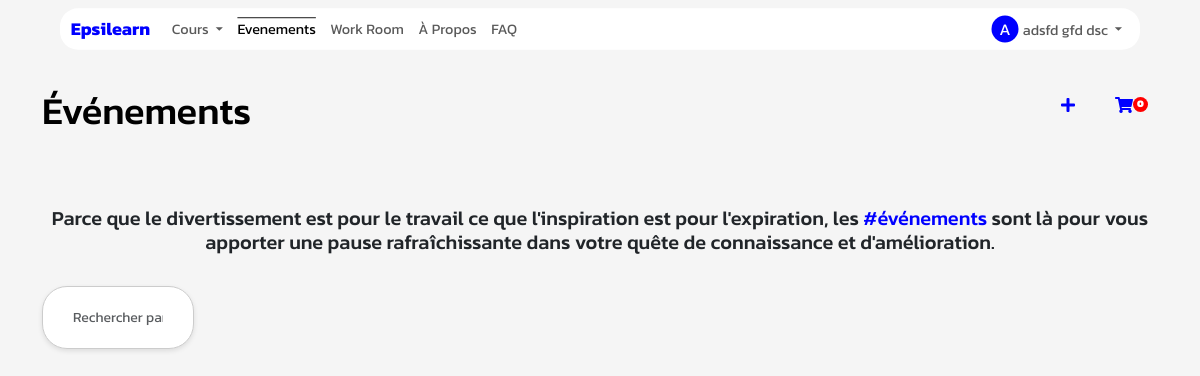
The page /evenement (signed in) on the database its author committed.
### App/Models/models.py (models this page shows, shortened)
class User(db.Model):
    id = db.Column(db.Integer, primary_key=True)
    nom = db.Column(db.String(50))
    prenom = db.Column(db.String(50))
    nationalite = db.Column(db.String(50))
    mail = db.Column(db.String(50))
    code = db.Column(db.String(50))
    pseudo=db.Column(db.String(200))
    date_naiss=db.Column(db.DateTime)
    ter = db.Column(db.String(50),default="non")
    age=db.Column(db.Integer)
    confirmer = db.Column(db.String(50),default="non")
    mdp=db.Column(db.String(50))
    photo=db.Column(db.String(50),default="static/Profil/unknown.jpg")
    password_reset_token = db.Column(db.String(100))
    password_reset_expiration = db.Column(db.DateTime)
    role=db.Column(db.String(200))
    etudiant= db.relationship('Etudiant', backref='acces_etudiant', foreign_keys='Etudiant.id_user_e')
    prof= db.relationship('Prof', backref='acces_prof', foreign_keys='Prof.id_user_p')
    autre= db.relationship('Autre', backref='acces_autre', foreign_keys='Autre.id_user_a')

### App/Event/routes_event.py (the view)
@EventBp.route('/evenement')
def evenement():
    supprimer_evenements_expirees()
    user_id = session.get('userid')
    nombre_de_participations = db.session.query(func.count(Participation.id)).filter_by(id_participant=user_id).scalar()
    return render_template('evenement.html',ne=nombre_de_participations)

### App/Controllers/fonction.py (called while the page is built, shortened)
def notif(user_type):
    user_id=session.get("userid")
    user=User.query.filter_by(id=user_id).first()
    if user_type=='professeur':
        nd= Demande.query.filter(Demande.aj_p == "nouvelle",Demande.statut_demande=="enattente", Demande.id_prof ==user.id).count()
        np= Demande.query.filter(or_(Demande.statut_demande == "accepte", Demande.statut_demande == "report_accepte"),Demande.aj_p=="modif", Demande.id_prof == user.id).count()
    else:
        nd=""
        np=""
    return np,nd

def supprimer_evenements_expirees():
    maintenant = datetime.utcnow()
    evenements_expirees = Evenement.query.filter(Evenement.date < maintenant - timedelta(hours=2)).all()
    for evenement in evenements_expirees:
        db.session.delete(evenement)
        db.session.commit()

def get_current_user():
    _current_user=None
    if session.get("userid"):
        user=User.query.get(session.get("userid"))
        if user:
            _current_user=user
    return _current_user

def nombre_np():
    if session.get('role') in ["etudiant","professeur"]:
        np,_=notif(session.get("role"))
        nombre= np_nombre(us=np)
    else:
        nombre= np_nombre(us=0)
    return nombre

def nombre_nd():
    if session.get('role') in ["etudiant","professeur"]:
        _,nd=notif(session.get("role"))
        nombre= nd_nombre(us=nd)
    else:
        nd=0
        nombre= nd_nombre(us=nd)
    return nombre

### App/Main/routes_home.py (called while the page is built)
@MainBp.app_context_processor
def inject_param():
    return dict(current_user=current_user,np=np,nd=nd,n_stud=n_stud,user_type=session.get("role"))

### app.py (called while the page is built)
@app.after_request
def set_secure_headers(response):
    response.headers['X-Content-Type-Options'] = 'nosniff'
    response.headers['X-Frame-Options'] = 'SAMEORIGIN'
    response.headers['X-XSS-Protection'] = '1; mode=block'
    return response

@app.before_request
def update_session_time():
    if user:
        if user.id not in processed_requests and user.id is not None:
            last_activity_key = f'last_activity:{user.id}'
            redis_store.set(last_activity_key, datetime.now().strftime('%Y-%m-%d %H:%M:%S'), ex=3)
            session['online_users'] = len(redis_store.keys('last_activity:*'))
            processed_requests[user.id] = True

### App/Event/templates/evenement.html (shortened to what this page needs)
{% extends "base.html" %}
{% block content %}
<div class="container mt-5">
  <button id="panier" class="pass-button" style="background-color: transparent;" onclick="window.location.href = '/mesevenements'" data-toggle="tooltip" data-placement="top" title="Voir vos réservations" style="z-index: 1000000000;">
    <i class="fas fa-shopping-cart" style="color: rgb(0, 0, 255);">
      <span style="background-color: red;scale: 1;float: right;border-radius: 60%;color: white;font-size: 10px;font-family: 'Kanit';padding: 2px;height: 15px;width: 15px;text-align: center;">{{ne}}</span>
    </i>
  </button>
  <button class="plus-button" style="background-color: transparent;" onclick="window.location.href = '/ajouterevenement'" data-toggle="tooltip" data-placement="top" title="Ajouter un évenement" style="z-index: 10000000000;">
    <i class="fas fa-plus" style="color: blue;"></i>
  </button>
</div>
<div class="container" >
  <h3 class="mb-4 mt-5 " data-animation="fadeInUp" style="animation-duration: 1s;color: rgb(0, 0, 0); font-family: 'Kanit';font-size: 38px;">Événements</h3>
  <h5 class="text-center animate-element" data-animation="fadeInUp" style="animation-duration: 1.4s;"><br><br>
    Parce que le divertissement est pour le travail ce que l'inspiration est pour l'expiration, les <span style="color: blue;">#événements</span> sont là pour vous apporter une pause rafraîchissante dans votre quête de connaissance et d'amélioration.</h5>
  <div class="input-group stylish-input-group mt-4 mb-3 animate-element" data-animation="fadeInUp" style="animation-duration: 1.8s;">
    <input type="text" class="form-control" id="searchInput" placeholder="Rechercher par nom">
  </div>
</div>
<br>
</div>
{% endblock %}

### App/Main/templates/base.html (shortened to what this page needs)
<!DOCTYPE html>
<html>
<head>
    <link href="https://cdn.jsdelivr.net/npm/bootstrap@5.3.0/dist/css/bootstrap.min.css" rel="stylesheet">
    <link
    rel="stylesheet"
    href="https://pro.fontawesome.com/releases/v5.10.0/css/all.css"
  />
  <link rel="stylesheet" href="https://cdnjs.cloudflare.com/ajax/libs/animate.css/4.1.1/animate.min.css">
</head>
<body style="font-family: 'Kanit';">
 <div class="page-content hidden">
    {% block nav %}
    <nav class="navbar navbar-expand-lg navbar-light bg-transparent " style="display: flex;justify-content: center; height: 40px;scale: 0.9;z-index: 9999999999999999999999;" >
        <div class="container-fluid text-center" style="background-color: rgb(255, 255, 255);border-radius: 20px;z-index: 9;opacity: 1;margin-top: 20px;padding: 0 12px;">
            <a class="navbar-brand" href="/accueil" style="color: blue;">Epsilearn</a>
            <div class="collapse navbar-collapse" id="navbarNav">
                <ul class="navbar-nav" style="z-index: 99999999999999999;">
                    {% if user_type == 'professeur' %}
                    <li class="nav-item dropdown" >
                        <a class="nav-link dropdown-toggle" href="#" id="navbarDropdownMenuLink" role="button" data-bs-toggle="dropdown" aria-expanded="false">
                            Cours
                        </a>
                    </li>
                    <li class="nav-item">
                        <a class="nav-link" id="evenement" href="/evenement">Evenements</a>
                    </li>
                    <li class="nav-item">
                        <a class="nav-link"  id="workroom" href="/chambrepomodoro">Work Room</a>
                    </li>
                    <li class="nav-item">
                        <a class="nav-link" id="about"  href="/about">À Propos</a>
                    </li>
                    <li class="nav-item">
                        <a class="nav-link" id="faq"  href="/faq">FAQ</a>
                    </li>
                    {% endif %}
                </ul>
                <ul class="navbar-nav ms-auto">
                    {% if current_user %}
                    <li class="nav-item dropdown">
                        <a class="nav-link dropdown-toggle" href="#" id="navbarDropdownMenuLink2" role="button" data-bs-toggle="dropdown" aria-expanded="false">
                            <span class="user-initials">{{ current_user.nom|first }}</span>{{ current_user.nom }} {{ current_user.prenom }}
                        </a>
                    </li>
                    {% endif %}
                </ul>
            </div>
        </div>
    </nav>
    {% endblock %}
    <div  style="font-family:'Kanit';overflow-x:hidden;overflow-y: hidden;">
        {% block content %}
        {% endblock %}
    </div>
</body>
</html>

### App/Main/templates/base.html (style rules this page uses)
.loaded .page-content { display: block; }
.navbar-brand { font-weight: bold; }
.user-initials { width: 30px; height: 30px; border-radius: 50%; background-color: blue; color: #ffffff; font-size: 18px; display: inline-flex; align-items: center; justify-content: center; margin-right: 5px; text-transform: uppercase; }

### App/Event/templates/evenement.html (style rules this page uses)
body, html { background-color: #f5f5f5; }
.pass-button { background-color: #292727; color: #ffffff; border: none; padding: 5px 10px; border-radius: 5px; cursor: pointer; margin-bottom: 60px; float: right; }
#evenement { text-decoration: overline ; color: rgb(0, 0, 0) }
.plus-button { background-color: blue; color: #ffffff; border: none; padding: 5px 10px; border-radius: 5px; cursor: pointer; margin-bottom: 60px; float: right; margin-right: 20px; }
.stylish-input-group { border: 1px solid #ccc; border-radius: 25px; padding: 5px 15px; box-shadow: 0 2px 5px rgba(0, 0, 0, 0.1); background-color: white; display: inline-block; width: auto; }
.stylish-input-group input[type="text"] { border: none; outline: none; box-shadow: none; padding: 15px; font-size: 14px; width: 120px; transition: width 0.3s ease-in-out; border-radius: 25px 0px 0px 25px; }

### rows shown on the page
User: nom|first "A", nom "adsfd gfd", prenom "dsc"

### other values the page prints
{{ ne }} "0"
